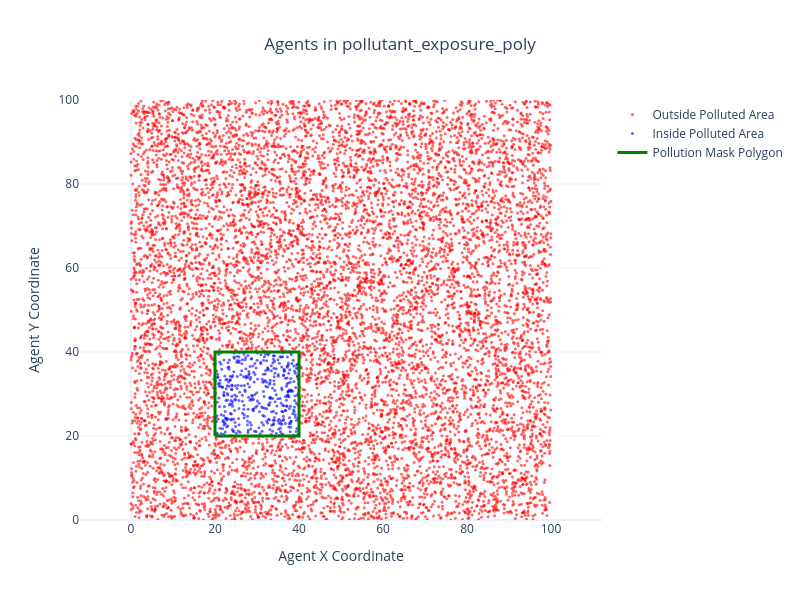

The notebook cell this image was saved under:
### Code cell
fig = plot_single_polygon(coords, polygon_coords, inside_square_poly, "Agents in pollutant_exposure_poly")
fig.show()

### Figure 1 — Plotly figure (JSON) as saved in the notebook; plotly's stock layout.template omitted (floating-point values rounded to 4 significant figures; data arrays with more than 128 entries replaced by an {"elided": "..."} marker saying what was removed)
{"data": [{"marker": {"color": "red", "opacity": 0.6, "size": 3}, "mode": "markers", "name": "Outside Polluted Area", "showlegend": true, "type": "scatter", "x": {"elided": "9604 float values"}, "y": {"elided": "9604 float values"}}, {"marker": {"color": "blue", "opacity": 0.6, "size": 3}, "mode": "markers", "name": "Inside Polluted Area", "showlegend": true, "type": "scatter", "x": {"elided": "396 float values"}, "y": {"elided": "396 float values"}}, {"line": {"color": "green", "width": 3}, "mode": "lines", "name": "Pollution Mask Polygon", "showlegend": true, "type": "scatter", "x": [20, 20, 40, 40, 20], "y": [20, 40, 40, 20, 20]}], "layout": {"height": 600, "showlegend": true, "title": {"text": "Agents in pollutant_exposure_poly", "x": 0.5, "xanchor": "center"}, "width": 800, "xaxis": {"range": [0, 100], "title": {"text": "Agent X Coordinate"}}, "yaxis": {"range": [0, 100], "scaleanchor": "x", "title": {"text": "Agent Y Coordinate"}}}}
